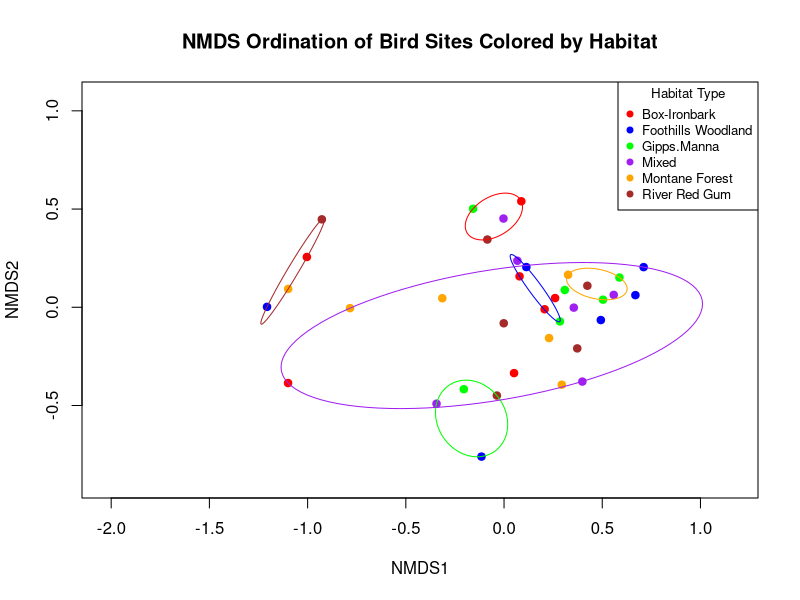

The R script that drew this image:
## ---- chunk 1
# Load libraries.
library(readr)
library(vegan)
library(ggplot2)
library(tidyverse)

rm(list=ls()) # Clear environment.
## ---- chunk 2
# Load dataset.
mac <- read_csv("macnally_full2.csv") # Load in data set.

# Factorize SITE and HABITAT variables.
mac[, c(1, 2)] <- lapply(mac[, c(1, 2)], as.factor)

# Check the structure of the data.
glimpse(mac)

# Peek at 5 random rows.
mac |>
  slice_sample(n = 5)

# Isolate habitat grouping variable for visualizations.
habitat <- mac[, 2]  # Column 2 is habitat type

# Remove SITE 
bird_data <- mac[, -c(1,2)]
## ---- chunk 3
# Perform NMDS using Bray-Curtis distance.
set.seed(420)  # For reproducibility.
mac_nmds <- metaMDS(bird_data, distance = "bray", k = 2, trymax = 100)

# Check stress.
mac_nmds$stress

# Assign colors to each habitat type.
habitat_colors <- c(
  'Gippsland manna gum' = 'red',
  'montane forest' = 'blue',
  'woodland' = 'green',
  'box-ironbark' = 'purple',
  'river redgum' = 'orange',
  'mixed forest' = 'brown'
)

# Confirm that mac_nmds site scores align with mac_data rows.
identical(rownames(bird_data), rownames(mac_nmds$points))  # Should be TRUE.

# Generate NMDS ordination plot - sites only.
plot(mac_nmds, type = 'n')
points(mac_nmds, display = 'sites', pch = 19, col = habitat_colors)  # Colored points by habitat.
title('NMDS Ordination of Bird Sites Colored by Habitat')

# Draw ellipses around each habitat group in the NMDS ordination plot.
ordiellipse(mac_nmds,
  groups = mac$HABITAT,
  kind = 'ehull', # Ellipses are based on covariance since groups are small with outliers.
  conf = 0.95, # Confidence level.
  col = habitat_colors,
)

# Add a legend to the NMDS plot to indicate which colors correspond to each habitat type.
legend(
  'topright',
  legend = levels(mac$HABITAT),
  col = habitat_colors,
  pch = 19, # Use solid circle symbols.
  title = 'Habitat Type',
  cex = 0.8 # Size scaling for the legend text.
)
